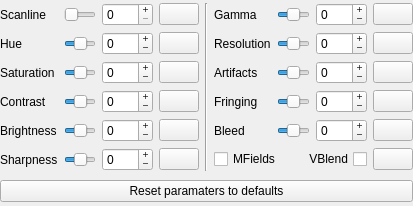
<?xml version="1.0" encoding="UTF-8"?>
<ui version="4.0">
 <class>wdgNTSCFilter</class>
 <widget class="QWidget" name="wdgNTSCFilter">
  <property name="geometry">
   <rect>
    <x>0</x>
    <y>0</y>
    <width>413</width>
    <height>206</height>
   </rect>
  </property>
  <property name="windowTitle">
   <string notr="true">wdgNTSCFilter</string>
  </property>
  <layout class="QGridLayout" name="gridLayout">
   <property name="leftMargin">
    <number>0</number>
   </property>
   <property name="topMargin">
    <number>0</number>
   </property>
   <property name="rightMargin">
    <number>0</number>
   </property>
   <property name="bottomMargin">
    <number>0</number>
   </property>
   <item row="4" column="0" colspan="3">
    <widget class="QPushButton" name="pushButton_NTSC_Parameters_reset">
     <property name="text">
      <string>Reset paramaters to defaults</string>
     </property>
     <property name="icon">
      <iconset resource="resources.qrc">
       <normaloff>:/icon/icons/overscan_default.svgz</normaloff>:/icon/icons/overscan_default.svgz</iconset>
     </property>
    </widget>
   </item>
   <item row="1" column="2">
    <layout class="QGridLayout" name="gridLayout_parameters_2">
     <item row="2" column="0">
      <widget class="QLabel" name="label_Artifacts">
       <property name="text">
        <string>Artifacts</string>
       </property>
       <property name="alignment">
        <set>Qt::AlignLeading|Qt::AlignLeft|Qt::AlignVCenter</set>
       </property>
      </widget>
     </item>
     <item row="3" column="0">
      <widget class="QLabel" name="label_Fringing">
       <property name="text">
        <string>Fringing</string>
       </property>
       <property name="alignment">
        <set>Qt::AlignLeading|Qt::AlignLeft|Qt::AlignVCenter</set>
       </property>
      </widget>
     </item>
     <item row="2" column="2">
      <widget class="QSpinBox" name="spinBox_Artifacts">
       <property name="buttonSymbols">
        <enum>QAbstractSpinBox::PlusMinus</enum>
       </property>
       <property name="minimum">
        <number>-100</number>
       </property>
       <property name="maximum">
        <number>100</number>
       </property>
      </widget>
     </item>
     <item row="4" column="1">
      <widget class="QSlider" name="horizontalSlider_Bleed">
       <property name="minimum">
        <number>-100</number>
       </property>
       <property name="maximum">
        <number>100</number>
       </property>
       <property name="orientation">
        <enum>Qt::Horizontal</enum>
       </property>
      </widget>
     </item>
     <item row="3" column="1">
      <widget class="QSlider" name="horizontalSlider_Fringing">
       <property name="minimum">
        <number>-100</number>
       </property>
       <property name="maximum">
        <number>100</number>
       </property>
       <property name="orientation">
        <enum>Qt::Horizontal</enum>
       </property>
      </widget>
     </item>
     <item row="1" column="2">
      <widget class="QSpinBox" name="spinBox_Resolution">
       <property name="buttonSymbols">
        <enum>QAbstractSpinBox::PlusMinus</enum>
       </property>
       <property name="minimum">
        <number>-100</number>
       </property>
       <property name="maximum">
        <number>100</number>
       </property>
      </widget>
     </item>
     <item row="1" column="1">
      <widget class="QSlider" name="horizontalSlider_Resolution">
       <property name="minimum">
        <number>-100</number>
       </property>
       <property name="maximum">
        <number>100</number>
       </property>
       <property name="orientation">
        <enum>Qt::Horizontal</enum>
       </property>
      </widget>
     </item>
     <item row="0" column="2">
      <widget class="QSpinBox" name="spinBox_Gamma">
       <property name="buttonSymbols">
        <enum>QAbstractSpinBox::PlusMinus</enum>
       </property>
       <property name="minimum">
        <number>-100</number>
       </property>
       <property name="maximum">
        <number>100</number>
       </property>
      </widget>
     </item>
     <item row="1" column="0">
      <widget class="QLabel" name="label_Resolution">
       <property name="text">
        <string>Resolution</string>
       </property>
       <property name="alignment">
        <set>Qt::AlignLeading|Qt::AlignLeft|Qt::AlignVCenter</set>
       </property>
      </widget>
     </item>
     <item row="0" column="0">
      <widget class="QLabel" name="label_Gamma">
       <property name="text">
        <string>Gamma</string>
       </property>
       <property name="alignment">
        <set>Qt::AlignLeading|Qt::AlignLeft|Qt::AlignVCenter</set>
       </property>
      </widget>
     </item>
     <item row="2" column="1">
      <widget class="QSlider" name="horizontalSlider_Artifacts">
       <property name="minimum">
        <number>-100</number>
       </property>
       <property name="maximum">
        <number>100</number>
       </property>
       <property name="orientation">
        <enum>Qt::Horizontal</enum>
       </property>
      </widget>
     </item>
     <item row="0" column="1">
      <widget class="QSlider" name="horizontalSlider_Gamma">
       <property name="minimum">
        <number>-100</number>
       </property>
       <property name="maximum">
        <number>100</number>
       </property>
       <property name="orientation">
        <enum>Qt::Horizontal</enum>
       </property>
      </widget>
     </item>
     <item row="3" column="2">
      <widget class="QSpinBox" name="spinBox_Fringing">
       <property name="buttonSymbols">
        <enum>QAbstractSpinBox::PlusMinus</enum>
       </property>
       <property name="minimum">
        <number>-100</number>
       </property>
       <property name="maximum">
        <number>100</number>
       </property>
      </widget>
     </item>
     <item row="4" column="2">
      <widget class="QSpinBox" name="spinBox_Bleed">
       <property name="buttonSymbols">
        <enum>QAbstractSpinBox::PlusMinus</enum>
       </property>
       <property name="minimum">
        <number>-100</number>
       </property>
       <property name="maximum">
        <number>100</number>
       </property>
      </widget>
     </item>
     <item row="4" column="0">
      <widget class="QLabel" name="label_Bleed">
       <property name="text">
        <string>Bleed</string>
       </property>
       <property name="alignment">
        <set>Qt::AlignLeading|Qt::AlignLeft|Qt::AlignVCenter</set>
       </property>
      </widget>
     </item>
     <item row="0" column="3">
      <widget class="QPushButton" name="pushButton_Gamma">
       <property name="text">
        <string notr="true"/>
       </property>
       <property name="icon">
        <iconset resource="resources.qrc">
         <normaloff>:/icon/icons/default.svgz</normaloff>:/icon/icons/default.svgz</iconset>
       </property>
      </widget>
     </item>
     <item row="1" column="3">
      <widget class="QPushButton" name="pushButton_Resolution">
       <property name="text">
        <string notr="true"/>
       </property>
       <property name="icon">
        <iconset resource="resources.qrc">
         <normaloff>:/icon/icons/default.svgz</normaloff>:/icon/icons/default.svgz</iconset>
       </property>
      </widget>
     </item>
     <item row="2" column="3">
      <widget class="QPushButton" name="pushButton_Artifacts">
       <property name="text">
        <string notr="true"/>
       </property>
       <property name="icon">
        <iconset resource="resources.qrc">
         <normaloff>:/icon/icons/default.svgz</normaloff>:/icon/icons/default.svgz</iconset>
       </property>
      </widget>
     </item>
     <item row="3" column="3">
      <widget class="QPushButton" name="pushButton_Fringing">
       <property name="text">
        <string notr="true"/>
       </property>
       <property name="icon">
        <iconset resource="resources.qrc">
         <normaloff>:/icon/icons/default.svgz</normaloff>:/icon/icons/default.svgz</iconset>
       </property>
      </widget>
     </item>
     <item row="4" column="3">
      <widget class="QPushButton" name="pushButton_Bleed">
       <property name="text">
        <string notr="true"/>
       </property>
       <property name="icon">
        <iconset resource="resources.qrc">
         <normaloff>:/icon/icons/default.svgz</normaloff>:/icon/icons/default.svgz</iconset>
       </property>
      </widget>
     </item>
     <item row="5" column="0" colspan="3">
      <layout class="QHBoxLayout" name="horizontalLayout">
       <item>
        <widget class="QCheckBox" name="checkBox_Merge_Fields">
         <property name="text">
          <string>MFields</string>
         </property>
        </widget>
       </item>
       <item>
        <widget class="QCheckBox" name="checkBox_Vertical_Blend">
         <property name="layoutDirection">
          <enum>Qt::RightToLeft</enum>
         </property>
         <property name="text">
          <string>VBlend</string>
         </property>
        </widget>
       </item>
      </layout>
     </item>
     <item row="5" column="3">
      <widget class="QPushButton" name="pushButton_MFields_VBlend">
       <property name="text">
        <string notr="true"/>
       </property>
       <property name="icon">
        <iconset resource="resources.qrc">
         <normaloff>:/icon/icons/default.svgz</normaloff>:/icon/icons/default.svgz</iconset>
       </property>
      </widget>
     </item>
    </layout>
   </item>
   <item row="1" column="0">
    <layout class="QGridLayout" name="gridLayout_parameters_1">
     <item row="1" column="1">
      <widget class="QSlider" name="horizontalSlider_Hue">
       <property name="minimum">
        <number>-100</number>
       </property>
       <property name="maximum">
        <number>100</number>
       </property>
       <property name="orientation">
        <enum>Qt::Horizontal</enum>
       </property>
      </widget>
     </item>
     <item row="5" column="0">
      <widget class="QLabel" name="label_Sharpness">
       <property name="text">
        <string>Sharpness</string>
       </property>
       <property name="alignment">
        <set>Qt::AlignLeading|Qt::AlignLeft|Qt::AlignVCenter</set>
       </property>
      </widget>
     </item>
     <item row="4" column="0">
      <widget class="QLabel" name="label_Brightness">
       <property name="text">
        <string>Brightness</string>
       </property>
       <property name="alignment">
        <set>Qt::AlignLeading|Qt::AlignLeft|Qt::AlignVCenter</set>
       </property>
      </widget>
     </item>
     <item row="1" column="0">
      <widget class="QLabel" name="label_Hue">
       <property name="text">
        <string>Hue</string>
       </property>
       <property name="alignment">
        <set>Qt::AlignLeading|Qt::AlignLeft|Qt::AlignVCenter</set>
       </property>
      </widget>
     </item>
     <item row="3" column="0">
      <widget class="QLabel" name="label_Contrast">
       <property name="text">
        <string>Contrast</string>
       </property>
       <property name="alignment">
        <set>Qt::AlignLeading|Qt::AlignLeft|Qt::AlignVCenter</set>
       </property>
      </widget>
     </item>
     <item row="0" column="2">
      <widget class="QSpinBox" name="spinBox_Scanline">
       <property name="buttonSymbols">
        <enum>QAbstractSpinBox::PlusMinus</enum>
       </property>
       <property name="maximum">
        <number>100</number>
       </property>
      </widget>
     </item>
     <item row="5" column="2">
      <widget class="QSpinBox" name="spinBox_Sharpness">
       <property name="buttonSymbols">
        <enum>QAbstractSpinBox::PlusMinus</enum>
       </property>
       <property name="minimum">
        <number>-100</number>
       </property>
       <property name="maximum">
        <number>100</number>
       </property>
      </widget>
     </item>
     <item row="1" column="2">
      <widget class="QSpinBox" name="spinBox_Hue">
       <property name="buttonSymbols">
        <enum>QAbstractSpinBox::PlusMinus</enum>
       </property>
       <property name="minimum">
        <number>-100</number>
       </property>
       <property name="maximum">
        <number>100</number>
       </property>
      </widget>
     </item>
     <item row="2" column="2">
      <widget class="QSpinBox" name="spinBox_Saturation">
       <property name="buttonSymbols">
        <enum>QAbstractSpinBox::PlusMinus</enum>
       </property>
       <property name="minimum">
        <number>-100</number>
       </property>
       <property name="maximum">
        <number>100</number>
       </property>
      </widget>
     </item>
     <item row="2" column="1">
      <widget class="QSlider" name="horizontalSlider_Saturation">
       <property name="minimum">
        <number>-100</number>
       </property>
       <property name="maximum">
        <number>100</number>
       </property>
       <property name="orientation">
        <enum>Qt::Horizontal</enum>
       </property>
      </widget>
     </item>
     <item row="0" column="1">
      <widget class="QSlider" name="horizontalSlider_Scanline">
       <property name="maximum">
        <number>100</number>
       </property>
       <property name="orientation">
        <enum>Qt::Horizontal</enum>
       </property>
      </widget>
     </item>
     <item row="4" column="1">
      <widget class="QSlider" name="horizontalSlider_Brightness">
       <property name="minimum">
        <number>-100</number>
       </property>
       <property name="maximum">
        <number>100</number>
       </property>
       <property name="orientation">
        <enum>Qt::Horizontal</enum>
       </property>
      </widget>
     </item>
     <item row="2" column="0">
      <widget class="QLabel" name="label_Saturation">
       <property name="text">
        <string>Saturation</string>
       </property>
       <property name="alignment">
        <set>Qt::AlignLeading|Qt::AlignLeft|Qt::AlignVCenter</set>
       </property>
      </widget>
     </item>
     <item row="3" column="1">
      <widget class="QSlider" name="horizontalSlider_Contrast">
       <property name="minimum">
        <number>-100</number>
       </property>
       <property name="maximum">
        <number>100</number>
       </property>
       <property name="orientation">
        <enum>Qt::Horizontal</enum>
       </property>
      </widget>
     </item>
     <item row="4" column="2">
      <widget class="QSpinBox" name="spinBox_Brightness">
       <property name="buttonSymbols">
        <enum>QAbstractSpinBox::PlusMinus</enum>
       </property>
       <property name="minimum">
        <number>-100</number>
       </property>
       <property name="maximum">
        <number>100</number>
       </property>
      </widget>
     </item>
     <item row="3" column="2">
      <widget class="QSpinBox" name="spinBox_Contrast">
       <property name="buttonSymbols">
        <enum>QAbstractSpinBox::PlusMinus</enum>
       </property>
       <property name="minimum">
        <number>-100</number>
       </property>
       <property name="maximum">
        <number>100</number>
       </property>
      </widget>
     </item>
     <item row="0" column="0">
      <widget class="QLabel" name="label_Scanline">
       <property name="text">
        <string>Scanline</string>
       </property>
       <property name="alignment">
        <set>Qt::AlignLeading|Qt::AlignLeft|Qt::AlignVCenter</set>
       </property>
      </widget>
     </item>
     <item row="5" column="1">
      <widget class="QSlider" name="horizontalSlider_Sharpness">
       <property name="minimum">
        <number>-100</number>
       </property>
       <property name="maximum">
        <number>100</number>
       </property>
       <property name="orientation">
        <enum>Qt::Horizontal</enum>
       </property>
      </widget>
     </item>
     <item row="0" column="3">
      <widget class="QPushButton" name="pushButton_Scanline">
       <property name="text">
        <string notr="true"/>
       </property>
       <property name="icon">
        <iconset resource="resources.qrc">
         <normaloff>:/icon/icons/default.svgz</normaloff>:/icon/icons/default.svgz</iconset>
       </property>
      </widget>
     </item>
     <item row="1" column="3">
      <widget class="QPushButton" name="pushButton_Hue">
       <property name="text">
        <string notr="true"/>
       </property>
       <property name="icon">
        <iconset resource="resources.qrc">
         <normaloff>:/icon/icons/default.svgz</normaloff>:/icon/icons/default.svgz</iconset>
       </property>
      </widget>
     </item>
     <item row="2" column="3">
      <widget class="QPushButton" name="pushButton_Saturation">
       <property name="text">
        <string notr="true"/>
       </property>
       <property name="icon">
        <iconset resource="resources.qrc">
         <normaloff>:/icon/icons/default.svgz</normaloff>:/icon/icons/default.svgz</iconset>
       </property>
      </widget>
     </item>
     <item row="3" column="3">
      <widget class="QPushButton" name="pushButton_Contrast">
       <property name="text">
        <string notr="true"/>
       </property>
       <property name="icon">
        <iconset resource="resources.qrc">
         <normaloff>:/icon/icons/default.svgz</normaloff>:/icon/icons/default.svgz</iconset>
       </property>
      </widget>
     </item>
     <item row="4" column="3">
      <widget class="QPushButton" name="pushButton_Brightness">
       <property name="text">
        <string notr="true"/>
       </property>
       <property name="icon">
        <iconset resource="resources.qrc">
         <normaloff>:/icon/icons/default.svgz</normaloff>:/icon/icons/default.svgz</iconset>
       </property>
      </widget>
     </item>
     <item row="5" column="3">
      <widget class="QPushButton" name="pushButton_Sharpness">
       <property name="text">
        <string notr="true"/>
       </property>
       <property name="icon">
        <iconset resource="resources.qrc">
         <normaloff>:/icon/icons/default.svgz</normaloff>:/icon/icons/default.svgz</iconset>
       </property>
      </widget>
     </item>
    </layout>
   </item>
   <item row="1" column="1">
    <widget class="Line" name="line">
     <property name="orientation">
      <enum>Qt::Vertical</enum>
     </property>
    </widget>
   </item>
  </layout>
 </widget>
 <tabstops>
  <tabstop>horizontalSlider_Scanline</tabstop>
  <tabstop>spinBox_Scanline</tabstop>
  <tabstop>pushButton_Scanline</tabstop>
  <tabstop>horizontalSlider_Hue</tabstop>
  <tabstop>spinBox_Hue</tabstop>
  <tabstop>pushButton_Hue</tabstop>
  <tabstop>horizontalSlider_Saturation</tabstop>
  <tabstop>spinBox_Saturation</tabstop>
  <tabstop>pushButton_Saturation</tabstop>
  <tabstop>horizontalSlider_Contrast</tabstop>
  <tabstop>spinBox_Contrast</tabstop>
  <tabstop>pushButton_Contrast</tabstop>
  <tabstop>horizontalSlider_Brightness</tabstop>
  <tabstop>spinBox_Brightness</tabstop>
  <tabstop>pushButton_Brightness</tabstop>
  <tabstop>horizontalSlider_Sharpness</tabstop>
  <tabstop>spinBox_Sharpness</tabstop>
  <tabstop>pushButton_Sharpness</tabstop>
  <tabstop>horizontalSlider_Gamma</tabstop>
  <tabstop>spinBox_Gamma</tabstop>
  <tabstop>pushButton_Gamma</tabstop>
  <tabstop>horizontalSlider_Resolution</tabstop>
  <tabstop>spinBox_Resolution</tabstop>
  <tabstop>pushButton_Resolution</tabstop>
  <tabstop>horizontalSlider_Artifacts</tabstop>
  <tabstop>spinBox_Artifacts</tabstop>
  <tabstop>pushButton_Artifacts</tabstop>
  <tabstop>horizontalSlider_Fringing</tabstop>
  <tabstop>spinBox_Fringing</tabstop>
  <tabstop>pushButton_Fringing</tabstop>
  <tabstop>horizontalSlider_Bleed</tabstop>
  <tabstop>spinBox_Bleed</tabstop>
  <tabstop>pushButton_Bleed</tabstop>
  <tabstop>checkBox_Merge_Fields</tabstop>
  <tabstop>checkBox_Vertical_Blend</tabstop>
  <tabstop>pushButton_MFields_VBlend</tabstop>
  <tabstop>pushButton_NTSC_Parameters_reset</tabstop>
 </tabstops>
 <resources>
  <include location="resources.qrc"/>
 </resources>
 <connections/>
</ui>
